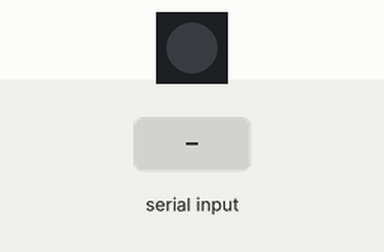
Bench run of a sketch on a simulated Arduino Uno, built with avr-gcc and run on an emulated ATmega328P. Shown: 1 RGB LEDs in strip order, left to right. The test bench sets the inputs (shaded band).

Above: at 1.2 s.
1.3 s: "1" received over Serial
At 2.5 s:
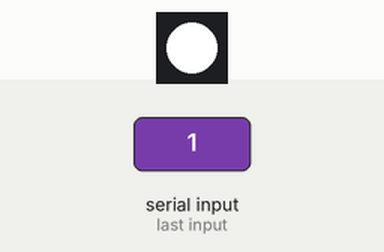
2.8 s: "2" received over Serial
At 3.6 s:
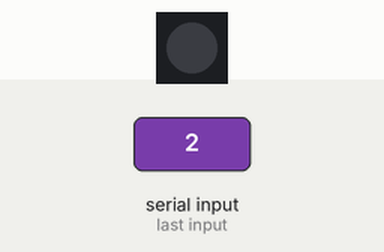
Timing chart, 0 to 5.8 s (numbered marks = the images above; inputs shaded):
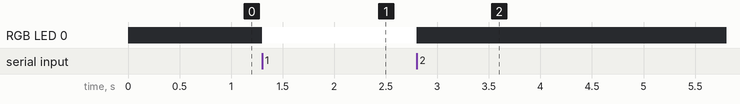

Measured:
- after the input at 1.3 s, RGB LED 0: off → RGB(255, 255, 255) at once
- after the input at 2.8 s, RGB LED 0: RGB(255, 255, 255) → off at once

The sketch:

UnoSide.ino
```cpp
#include <Adafruit_NeoPixel.h>
Adafruit_NeoPixel strip(1, 13, NEO_GRB + NEO_KHZ800);

void light_LED(Adafruit_NeoPixel& strip){
  strip.setBrightness(255); // brightness [0-255]
  strip.setPixelColor(0, strip.Color(255, 255, 255)); //LED0: R,G,B=255,255,255
  strip.setPixelColor(1, strip.Color(255, 255, 255)); //LED1: R,G,B=255,255,255
  strip.show(); // update LED with set brightness & colour
}

void no_light_LED(Adafruit_NeoPixel& strip){
  strip.setBrightness(0); // brightness [0-255]
  strip.setPixelColor(0, strip.Color(255, 255, 255)); //LED0: R,G,B=255,255,255
  strip.setPixelColor(1, strip.Color(255, 255, 255)); //LED1: R,G,B=255,255,255
  strip.show(); // update LED with set brightness & colour
}

void setup() {
       strip.begin();
  // put your setup code here, to run once:
Serial.begin(9600);
}

void loop() {
  // put your main code here, to run repeatedly:
String readString;
String Q;

//-------------------------------Check Serial Port---------------------------------------
 while (Serial.available()) {
      delay(1);
    if (Serial.available() >0) {
      char c = Serial.read();  //gets one byte from serial buffer
    if (isControl(c)) {
      //'Serial.println("it's a control character");
      break;
    }
      readString += c; //makes the string readString
    }
 }

 Q = readString;
//--------Checking Serial Read----------
      if(Q=="1"){
        light_LED(strip);
      }
      if(Q=="2"){
        no_light_LED(strip);
      }


}
```
